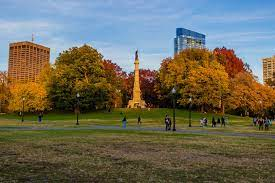
#> input picture Photos/boston.jpg, 275 x 183 px
$ python transformations.py
#> lines starting #> are read from the running program, lines starting #| are printed output that depends on the picture
import cv2 as cv
import numpy as np

img = cv.imread("Photos/boston.jpg")
#> img is the input picture: shape (183, 275, 3); mean B, G, R 90.2, 106.1, 108.8

cv.imshow("Boston", img)


## Traslation ## | Moves an image left, right, up, or down |


def translate(img, x, y):
#> called with x = 100, y = 100
    trans_mat = np.float32([[1,0,x],[0,1,y]])
    dimensions = (img.shape[1], img.shape[0])
#> dimensions = (275, 183)

    return cv.warpAffine(img, trans_mat, dimensions)
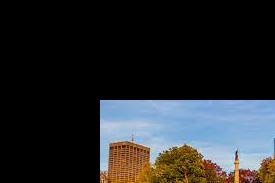
#> returned value: shape (183, 275, 3); mean of channels 0, 1, 2 45.6, 43, 40.3; drawn as B, G, R


# -x --> Left
# -y --> Up
# x --> Right
# y --> Down


translated = translate(img, 100, 100)
cv.imshow("Translated", translated)

## Rotation ##

def rotate(img, angle, rot_point=None):
#> called with angle = 45
    (height,width) = img.shape[:2]
#> height = 183; width = 275

    if rot_point is None:
        rot_point = (width//2,height//2)
#> rot_point = (137, 91)

    rot_mat = cv.getRotationMatrix2D(rot_point, angle, 1.0)
    dimensions = (width,height)
#> dimensions = (275, 183)

    return cv.warpAffine(img, rot_mat, dimensions)
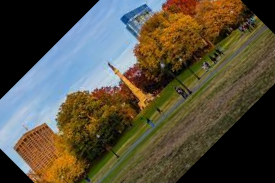
#> returned value: shape (183, 275, 3); mean of channels 0, 1, 2 63.7, 79.9, 85.5; drawn as B, G, R

# 45 = anticlockwise
# -45 = clockwise

rotated = rotate(img, 45)
cv.imshow("Rotated", rotated)


## Flip ##

# 0 vertically
# 1 horizontally
# -1 is both

flip = cv.flip(img, 0)
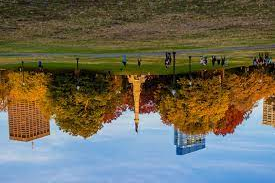
#> flip: shape (183, 275, 3); mean B, G, R 90.2, 106.1, 108.8
cv.imshow("Flipped", flip)


cv.waitKey(0)
